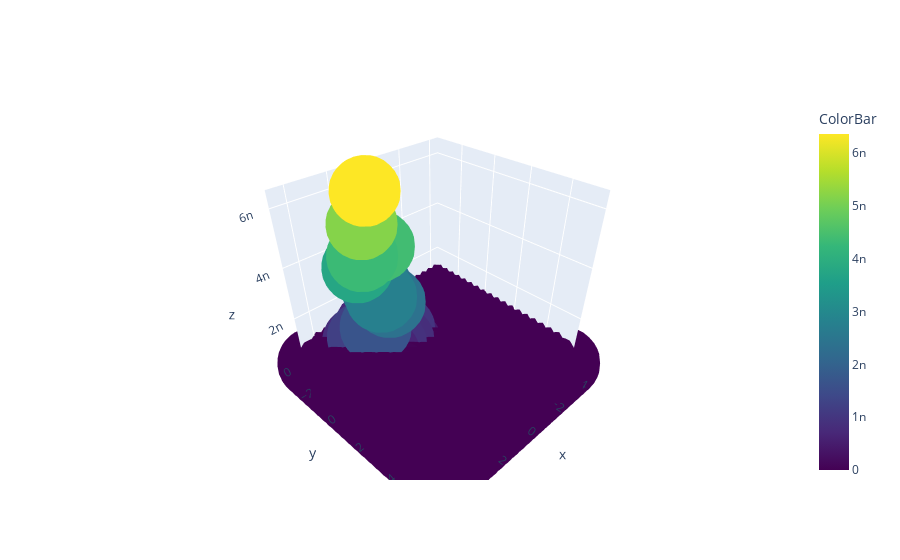

The notebook cell this image was saved under:
### Code cell
dist_mean= -np.min(dist_grid,axis= 1)
dist_mean= np.exp(dist_mean)
print(dist_mean.shape)
fig= [go.Scatter3d(
    x= background[:,0],
    y= background[:,1],
    z= grid_likes,
    mode= 'markers',
    marker= {
        'color':grid_likes,
        'colorbar': go.ColorBar(
            title= 'ColorBar'
        ),
        'colorscale':'Viridis',
        'line': {'width': 0},
        'size': 25,
        'symbol': 'circle',
      "opacity": 1
      }
)]

layout= go.Layout()

Figure= go.Figure(data= fig, layout= layout)

iplot(Figure)

### Figure 1 — Plotly figure (JSON) as saved in the notebook; plotly's stock layout.template omitted (floating-point values rounded to 4 significant figures; data arrays with more than 128 entries replaced by an {"elided": "..."} marker saying what was removed)
{"data": [{"marker": {"color": {"elided": "400 float values"}, "colorbar": {"title": {"text": "ColorBar"}}, "colorscale": [[0, "#440154"], [0.1111, "#482878"], [0.2222, "#3e4989"], [0.3333, "#31688e"], [0.4444, "#26828e"], [0.5556, "#1f9e89"], [0.6667, "#35b779"], [0.7778, "#6ece58"], [0.8889, "#b5de2b"], [1, "#fde725"]], "line": {"width": 0}, "opacity": 1, "size": 25, "symbol": "circle"}, "mode": "markers", "type": "scatter3d", "x": {"elided": "400 float values"}, "y": {"elided": "400 float values"}, "z": {"elided": "400 float values"}}], "layout": {}}
